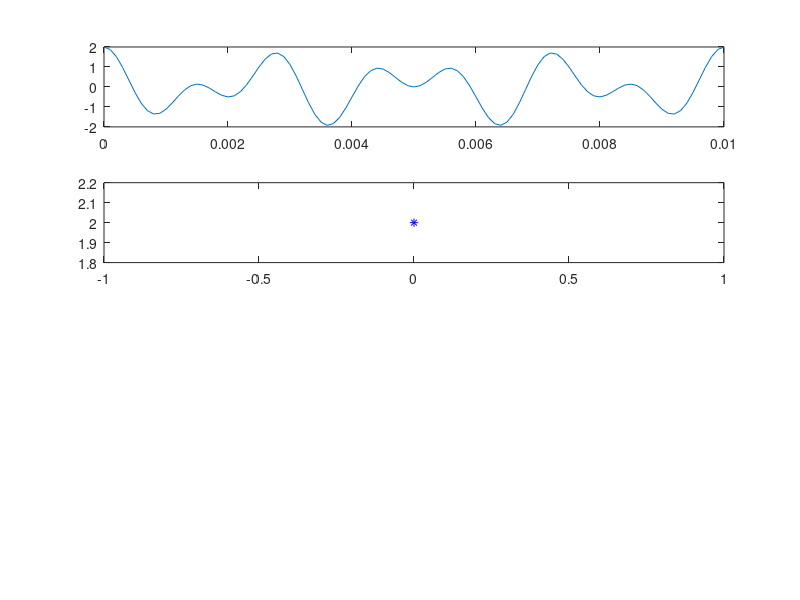
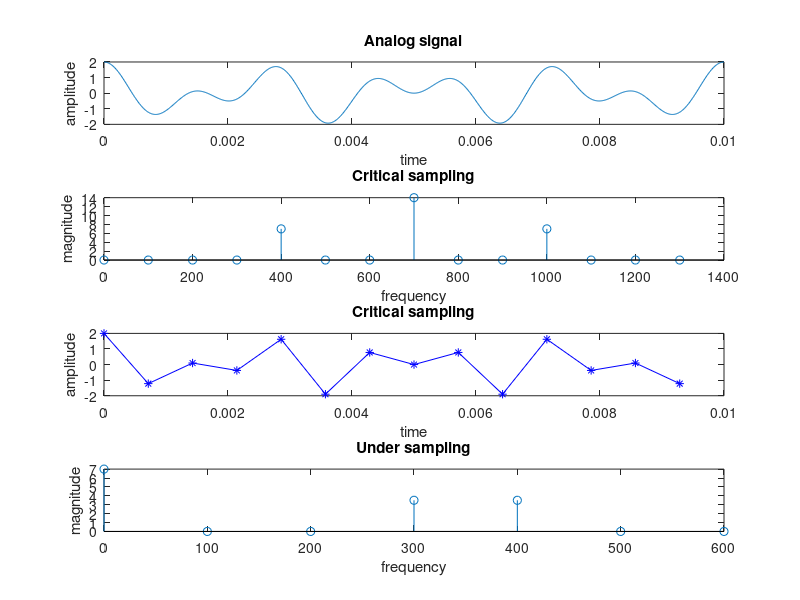
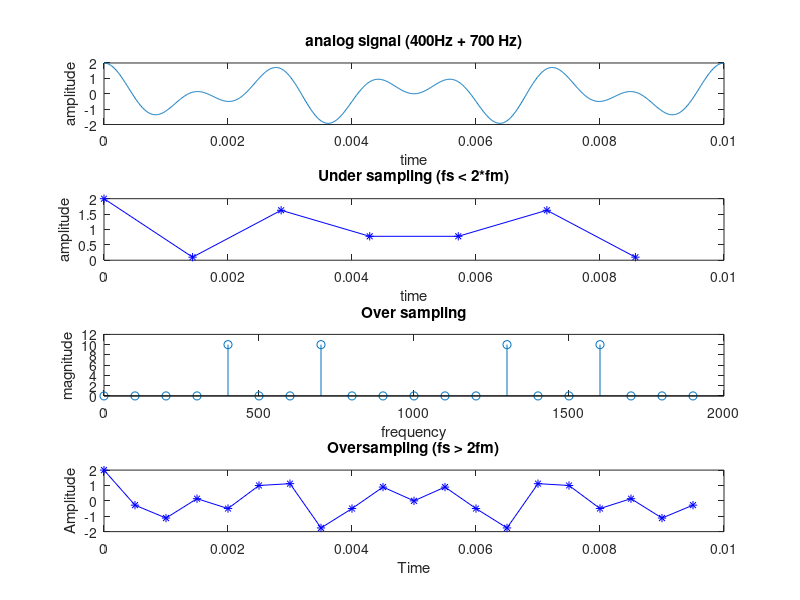

Source code (MATLAB) for these figures, in order:
t= 0: 0.0001:0.01;

sig = cos(2*pi*400*t)+cos(2*pi*700*t);

subplot(4,1,1);
plot(t,sig)
%x=time y=amplitude title analog signal

fs = 1400;
tsamp=0:1/fs;
sampled= cos(2*pi*400*tsamp)+ cos(2*pi*700*tsamp);

subplot(4,1,2);
plot(tsamp,sampled,'b*-');
%time amplitude critical sampled signal

%3 times for different values of tsamp >1400 <1400 =1400

% Sampling theorem in frequency domain
tfinal = 0.01;
t = 0 : 0.00001 : tfinal;
xanalog = cos(2*pi*400*t) + cos(2*pi*700*t);
%plotting the analog signal
figure;
subplot(4, 1, 1); plot(t, xanalog); xlabel("time"); ylabel("amplitude"); title("Analog signal");
% Critical sampling (fs = 2*fm)
fs = 1400;
tsamp = 0 : 1/fs : 13/fs;
xsampled = cos(2*pi*400*tsamp) + cos(2*pi*700*tsamp); xsampled_DFT = abs(fft(xsampled));
xsampled_length = 0 : (length(xsampled_DFT) - 1);
subplot(4, 1, 2);
stem(100 * xsampled_length, xsampled_DFT); xlabel("frequency");
ylabel("magnitude"); title("Critical sampling");
xreconstructed = ifft(fft(xsampled)); subplot(4, 1, 3);
plot(tsamp, xreconstructed, "b*-"); xlabel("time");
ylabel("amplitude");
title("Critical sampling");
% Under sampling (fs < 2*fm)
fs = 700;
tsamp = 0 : 1/fs : 6/fs;
xsampled = cos(2*pi*400*tsamp) + cos(2*pi*700*tsamp); xsampled_DFT = abs(fft(xsampled));
xsampled_length = 0 : (length(xsampled_DFT) - 1);
subplot(4, 1, 4);
stem(100 * xsampled_length, xsampled_DFT); xlabel("frequency");
ylabel("magnitude"); title("Under sampling");
xreconstructed = ifft(fft(xsampled));
figure;
subplot(4, 1, 1); plot(t, xanalog); xlabel("time"); ylabel("amplitude");
title("analog signal (400Hz + 700 Hz)");
subplot(4, 1, 2);
plot(tsamp, xreconstructed, "b*-"); xlabel("time");
ylabel("amplitude");
title("Under sampling (fs < 2*fm)");
% Over sampling (fs > 2*fm)
fs = 2000;
tsamp = 0 : 1/fs : 19/fs;
xsampled = cos(2*pi*400*tsamp) + cos(2*pi*700*tsamp); xsampled_DFT = abs(fft(xsampled));
xsampled_length = 0 : (length(xsampled_DFT) - 1);
subplot(4, 1, 3);
stem(100 * xsampled_length, xsampled_DFT); xlabel("frequency");
ylabel("magnitude"); title("Over sampling");
xreconstructed = ifft(fft(xsampled)); subplot(4, 1, 4);
plot(tsamp, xreconstructed, "b*-"); xlabel("Time");
ylabel("Amplitude");
title("Oversampling (fs > 2fm)");